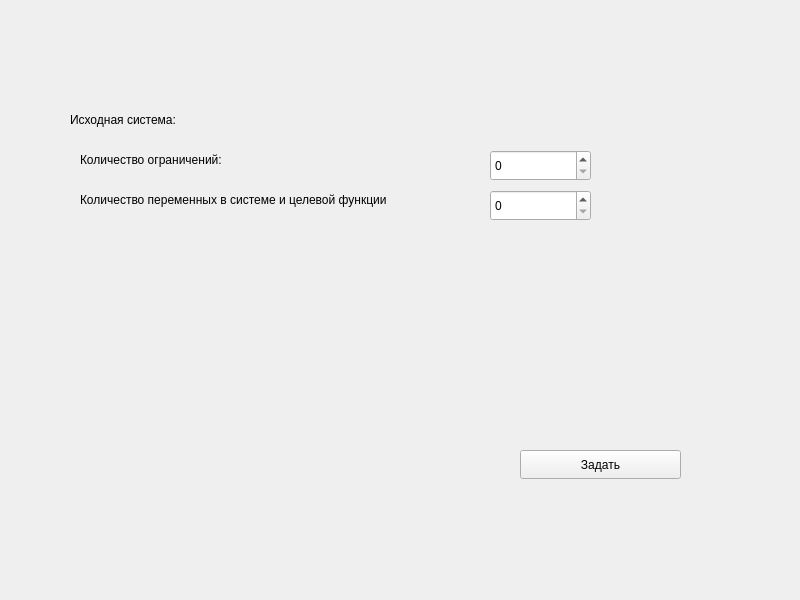
<?xml version="1.0" encoding="UTF-8"?>
<ui version="4.0">
 <class>MainWindow</class>
 <widget class="QMainWindow" name="MainWindow">
  <property name="geometry">
   <rect>
    <x>0</x>
    <y>0</y>
    <width>800</width>
    <height>600</height>
   </rect>
  </property>
  <property name="windowTitle">
   <string>MainWindow</string>
  </property>
  <widget class="QWidget" name="centralwidget">
   <widget class="QSpinBox" name="eqs_count">
    <property name="geometry">
     <rect>
      <x>490</x>
      <y>150</y>
      <width>101</width>
      <height>31</height>
     </rect>
    </property>
   </widget>
   <widget class="QSpinBox" name="var_count">
    <property name="geometry">
     <rect>
      <x>490</x>
      <y>190</y>
      <width>101</width>
      <height>31</height>
     </rect>
    </property>
   </widget>
   <widget class="QLabel" name="label">
    <property name="geometry">
     <rect>
      <x>70</x>
      <y>110</y>
      <width>141</width>
      <height>20</height>
     </rect>
    </property>
    <property name="text">
     <string>Исходная система:</string>
    </property>
   </widget>
   <widget class="QLabel" name="label_2">
    <property name="geometry">
     <rect>
      <x>80</x>
      <y>150</y>
      <width>221</width>
      <height>20</height>
     </rect>
    </property>
    <property name="text">
     <string>Количество ограничений:</string>
    </property>
   </widget>
   <widget class="QLabel" name="label_3">
    <property name="geometry">
     <rect>
      <x>80</x>
      <y>190</y>
      <width>391</width>
      <height>20</height>
     </rect>
    </property>
    <property name="text">
     <string>Количество переменных в системе и целевой функции</string>
    </property>
   </widget>
   <widget class="QPushButton" name="create_but">
    <property name="geometry">
     <rect>
      <x>520</x>
      <y>450</y>
      <width>161</width>
      <height>29</height>
     </rect>
    </property>
    <property name="text">
     <string>Задать</string>
    </property>
   </widget>
  </widget>
 </widget>
 <resources/>
 <connections/>
</ui>
